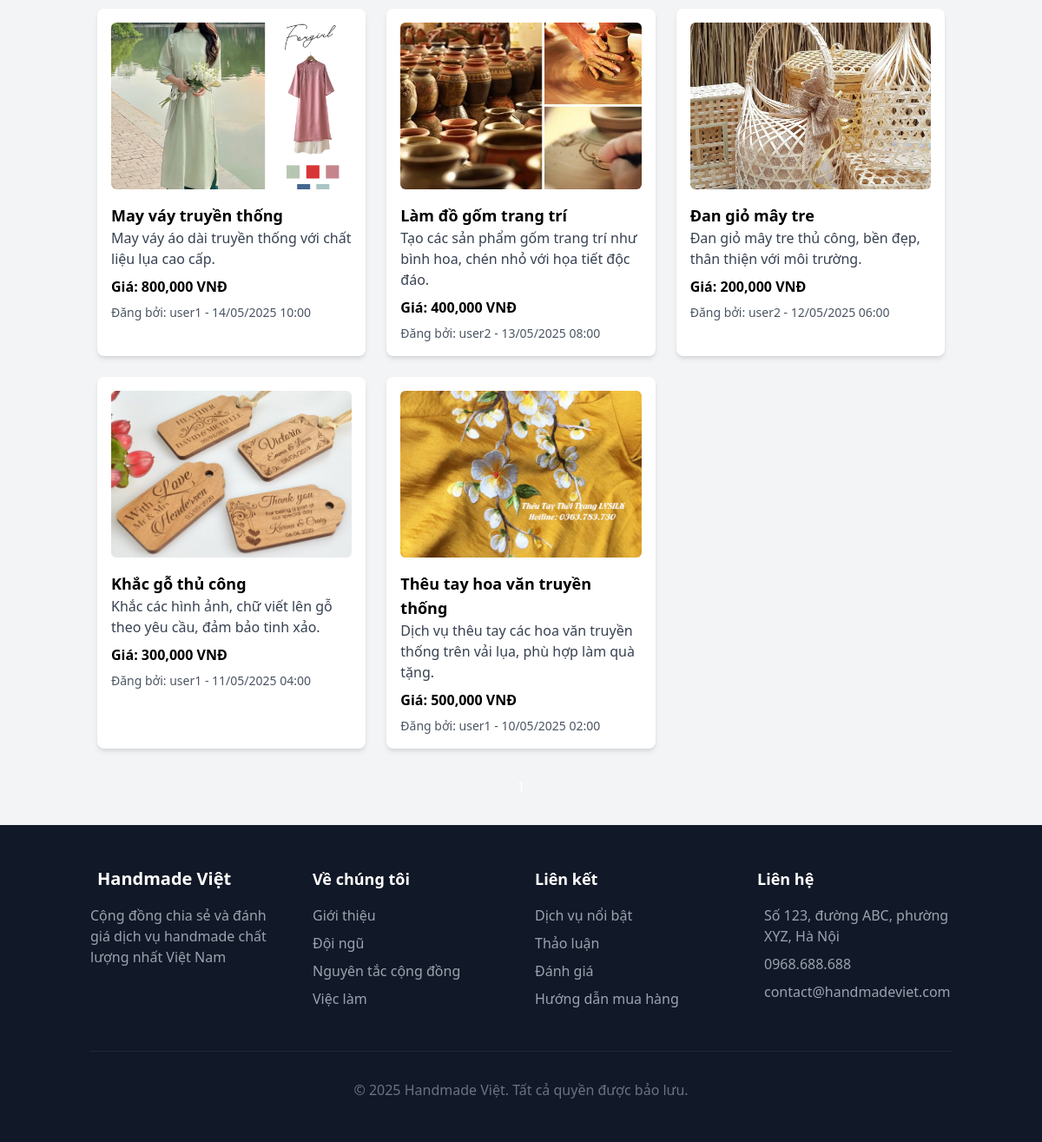
Before: / (lower part) with the older database file.
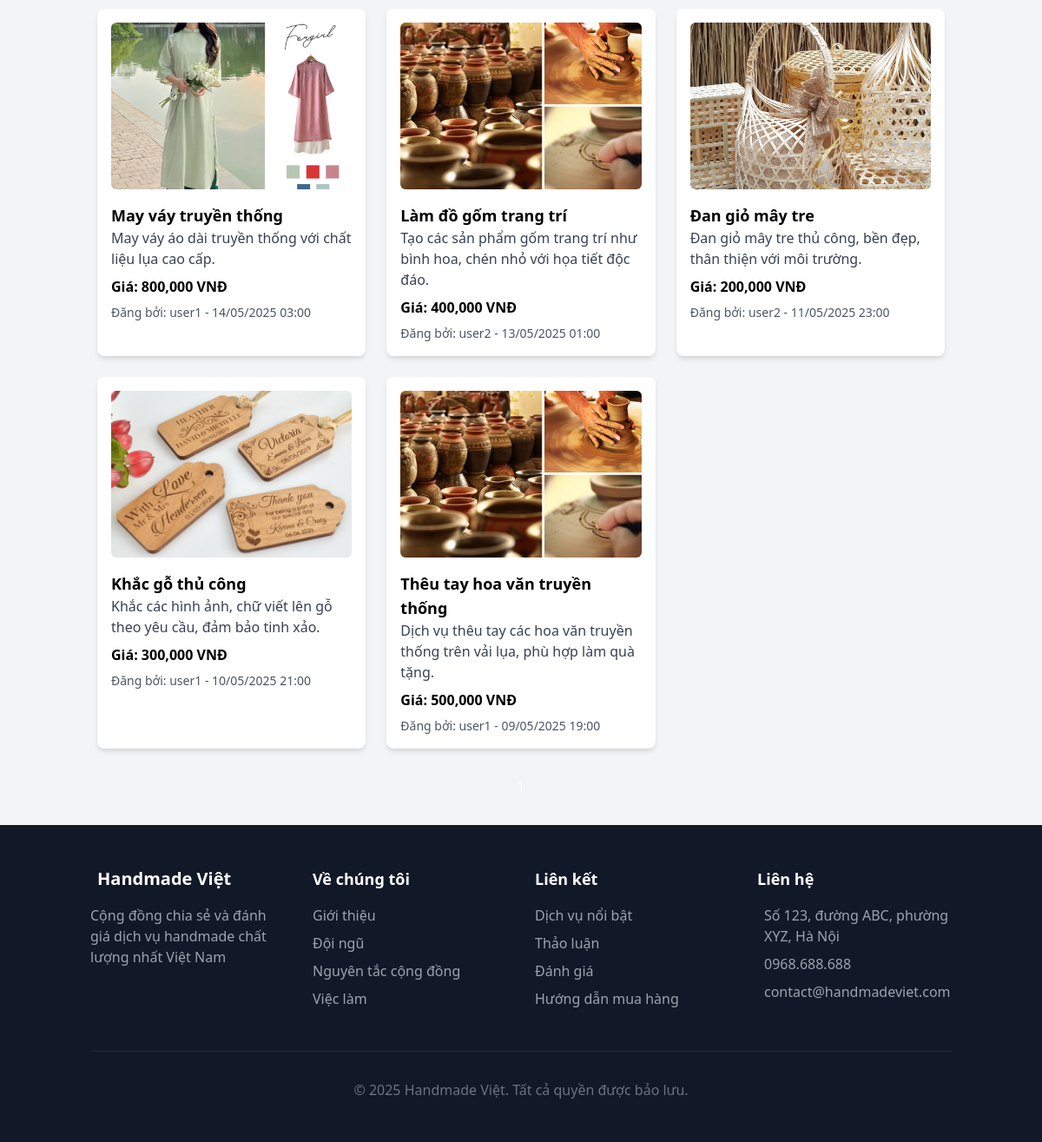
After: the same page with the newer database file.
### tables this page shows
CREATE TABLE `services` (
  `id` int(11) NOT NULL,
  `user_id` int(11) NOT NULL,
  `title` varchar(255) NOT NULL,
  `description` text NOT NULL,
  `price` int(11) NOT NULL,
  `image` varchar(255) DEFAULT NULL,
  `created_at` timestamp NOT NULL DEFAULT current_timestamp(),
  `brand` varchar(100) DEFAULT NULL
);

CREATE TABLE `users` (
  `id` int(11) NOT NULL,
  `username` varchar(50) NOT NULL,
  `email` varchar(100) NOT NULL,
  `password` varchar(255) NOT NULL,
  `role` enum('user','admin') DEFAULT 'user',
  `created_at` timestamp NOT NULL DEFAULT current_timestamp()
);

### index.php (the view, shortened to what this page needs)
<?php
require_once 'includes/db.php';
$limit = 5;
$page = isset($_GET['page']) ? (int)$_GET['page'] : 1;
$offset = ($page - 1) * $limit;
$sort_by = isset($_GET['sort_by']) ? $_GET['sort_by'] : 'created_at_desc';
$price_min = isset($_GET['price_min']) ? (int)$_GET['price_min'] : null;
$price_max = isset($_GET['price_max']) ? (int)$_GET['price_max'] : null;
$where = [];
$params = [];
$where_sql = !empty($where) ? 'WHERE ' . implode(' AND ', $where) : '';
$order_by = 's.created_at DESC';
$count_sql = "SELECT COUNT(*) FROM services s $where_sql";
$count_stmt = $pdo->prepare($count_sql);
$count_stmt->execute($params);
$total_services = $count_stmt->fetchColumn();
$total_pages = ceil($total_services / $limit);
$sql = "SELECT s.*, u.username FROM services s JOIN users u ON s.user_id = u.id $where_sql ORDER BY $order_by LIMIT $limit OFFSET $offset";
$stmt = $pdo->prepare($sql);
$stmt->execute($params);
$services = $stmt->fetchAll();
?>
<!DOCTYPE html>
<html lang="vi">
<head>
    <link href="https://cdn.jsdelivr.net/npm/tailwindcss@2.2.19/dist/tailwind.min.css" rel="stylesheet">
</head>
<body class="bg-gray-100">
    <main class="container mx-auto p-6">
        <?php if (empty($services)): ?>
            <p class="text-gray-600">Không tìm thấy dịch vụ nào.</p>
        <?php else: ?>
            <div class="grid grid-cols-1 md:grid-cols-2 lg:grid-cols-3 gap-6">
                <?php foreach ($services as $s): ?>
                    <div class="bg-white p-4 rounded-lg shadow-md hover:shadow-lg transition-shadow">
                        <?php if ($s['image']): ?>
                            <img src="uploads/<?= htmlspecialchars($s['image']) ?>" alt="<?= htmlspecialchars($s['title']) ?>" class="w-full h-48 object-cover rounded-md mb-4">
                        <?php else: ?>
                            <img src="https://via.placeholder.com/300x200?text=Không+có+hình+ảnh" alt="No Image" class="w-full h-48 object-cover rounded-md mb-4">
                        <?php endif; ?>
                        <a href="service_detail.php?id=<?= $s['id'] ?>">
                            <h3 class="text-lg font-semibold text-teal-700 hover:underline"><?= htmlspecialchars($s['title']) ?></h3>
                        </a>
                        <p class="text-gray-700 mb-2 line-clamp-3"><?= nl2br(htmlspecialchars($s['description'])) ?></p>
                        <p class="text-teal-600 font-semibold mb-2">Giá: <?= number_format($s['price']) ?> VNĐ</p>
                        <p class="text-gray-600 text-sm">Đăng bởi: <?= htmlspecialchars($s['username']) ?> - <?= date('d/m/Y H:i', strtotime($s['created_at'])) ?></p>
                    </div>
                <?php endforeach; ?>
            </div>
            <div class="mt-6 flex justify-center space-x-2">
                <?php for ($i = 1; $i <= $total_pages; $i++): ?>
                    <?php if ($i === $page): ?>
                        <span class="px-4 py-2 bg-teal-600 text-white rounded-md"><?= $i ?></span>
                    <?php else: ?>
                        <a href="?page=<?= $i ?>&search=<?= isset($_GET['search']) ? htmlspecialchars($_GET['search']) : '' ?>&sort_by=<?= $sort_by ?>&price_min=<?= $price_min ?>&price_max=<?= $price_max ?>" class="px-4 py-2 bg-gray-200 text-gray-700 rounded-md hover:bg-gray-300"><?= $i ?></a>
                    <?php endif; ?>
                <?php endfor; ?>
            </div>
        <?php endif; ?>
    </main>
    <footer class="bg-gray-900 text-white py-12">
        <div class="container mx-auto px-4">
            <div class="grid grid-cols-1 md:grid-cols-4 gap-8">
                <div>
                    <div class="flex items-center space-x-2 mb-4">
                        <h3 class="text-xl font-bold">Handmade Việt</h3>
                    </div>
                    <p class="text-gray-400 mb-4">Cộng đồng chia sẻ và đánh giá dịch vụ handmade chất lượng nhất Việt Nam</p>
                </div>
                <div>
                    <h4 class="text-lg font-bold mb-4">Về chúng tôi</h4>
                    <ul class="space-y-2">
                        <li><a href="#" class="text-gray-400 hover:text-white">Giới thiệu</a></li>
                        <li><a href="#" class="text-gray-400 hover:text-white">Đội ngũ</a></li>
                        <li><a href="#" class="text-gray-400 hover:text-white">Nguyên tắc cộng đồng</a></li>
                        <li><a href="#" class="text-gray-400 hover:text-white">Việc làm</a></li>
                    </ul>
                </div>
                <div>
                    <h4 class="text-lg font-bold mb-4">Liên kết</h4>
                    <ul class="space-y-2">
                        <li><a href="#" class="text-gray-400 hover:text-white">Dịch vụ nổi bật</a></li>
                        <li><a href="#" class="text-gray-400 hover:text-white">Thảo luận</a></li>
                        <li><a href="#" class="text-gray-400 hover:text-white">Đánh giá</a></li>
                        <li><a href="#" class="text-gray-400 hover:text-white">Hướng dẫn mua hàng</a></li>
                    </ul>
                </div>
                <div>
                    <h4 class="text-lg font-bold mb-4">Liên hệ</h4>
                    <ul class="space-y-2">
                        <li class="flex items-start">
                            <span class="text-gray-400">Số 123, đường ABC, phường XYZ, Hà Nội</span>
                        </li>
                        <li class="flex items-center">
                            <span class="text-gray-400">0968.688.688</span>
                        </li>
                        <li class="flex items-center">
                            <span class="text-gray-400">contact@handmadeviet.com</span>
                        </li>
                    </ul>
                </div>
            </div>
            <div class="border-t border-gray-800 mt-12 pt-8 text-center text-gray-500">
                <p>© 2025 Handmade Việt. Tất cả quyền được bảo lưu.</p>
            </div>
        </div>
    </footer>
</body>
</html>

Changed rows visible on the page:
changed services "May váy truyền thống": created_at "14/05/2025 10:00" → "14/05/2025 03:00"
changed services "Làm đồ gốm trang trí": created_at "13/05/2025 08:00" → "13/05/2025 01:00"
changed services "Đan giỏ mây tre": created_at "12/05/2025 06:00" → "11/05/2025 23:00"
changed services "Khắc gỗ thủ công": created_at "11/05/2025 04:00" → "10/05/2025 21:00"
changed services "Thêu tay hoa văn truyền thống": image: a different picture; created_at "10/05/2025 02:00" → "09/05/2025 19:00"
